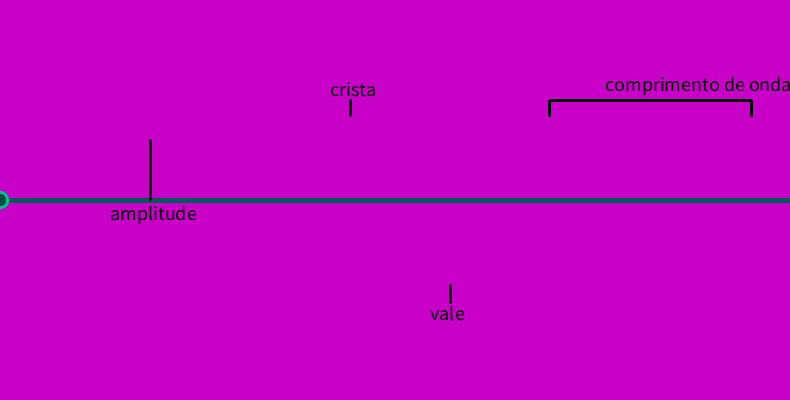
Frame 1 (no input)
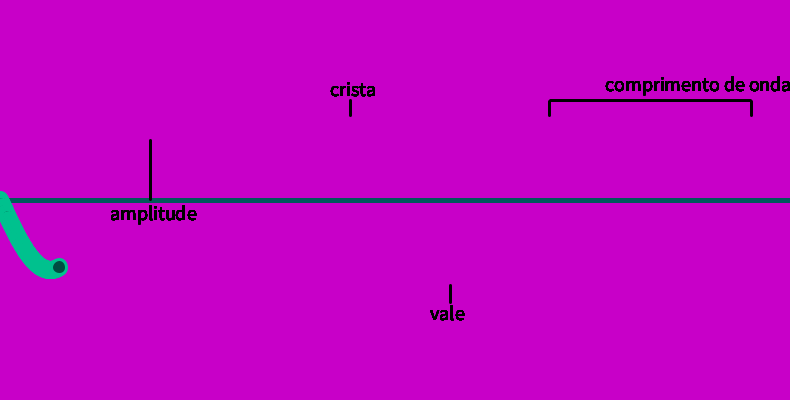
Frame 60 (the mouse pressed at the canvas centre just before this capture)
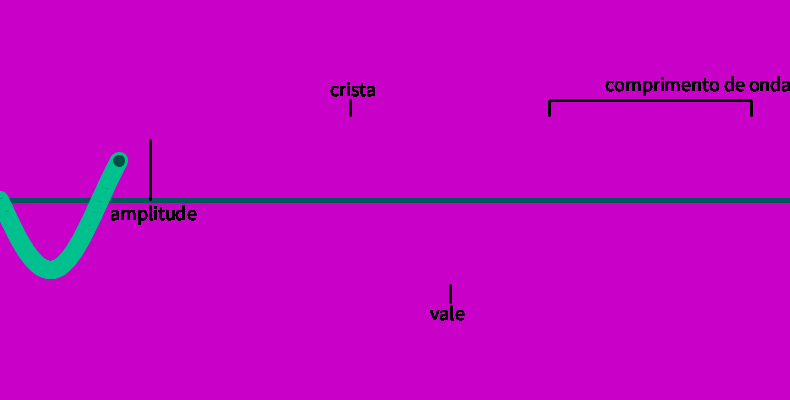
Frame 120 (the mouse held since frame 60 and released just before this capture)

The Processing sketch that drew these frames (run headless with seeded random() and noise(); from frame 60 on, the mouse is pressed at the canvas centre):

// Processing sketch: mySketch
// ── mySketch.pde
int t = 0;
float b = 0;

void setup() {
  size(790,400);
  background(200,0,200);
     stroke(0,88,91);
     strokeWeight(5);
  line(0, 200, 800, 200);
     stroke(0);
     strokeWeight(3);
  line(150,199,150,140);
  
  line(550,100,750,100);
  line(549,101,549,115);
  line(751,101,751,115);
  
  line(350,100,350,115);
  line(450,302,450,285);
  
}
void draw(){

  translate(0,height/2);
  b = 70*sin(t*PI/100);
  
  stroke(0,193,142);
  strokeWeight(3);
  fill(0,77,66);
  ellipse(t,b,15,15);
  t = t+1;
  if (t>800){
  t = 0;
  }
  textSize(20);
  fill(0);
text("amplitude",110,20);
text("comprimento de onda",605,-110);
text("crista",330,-105);
text("vale",430,120);
}
